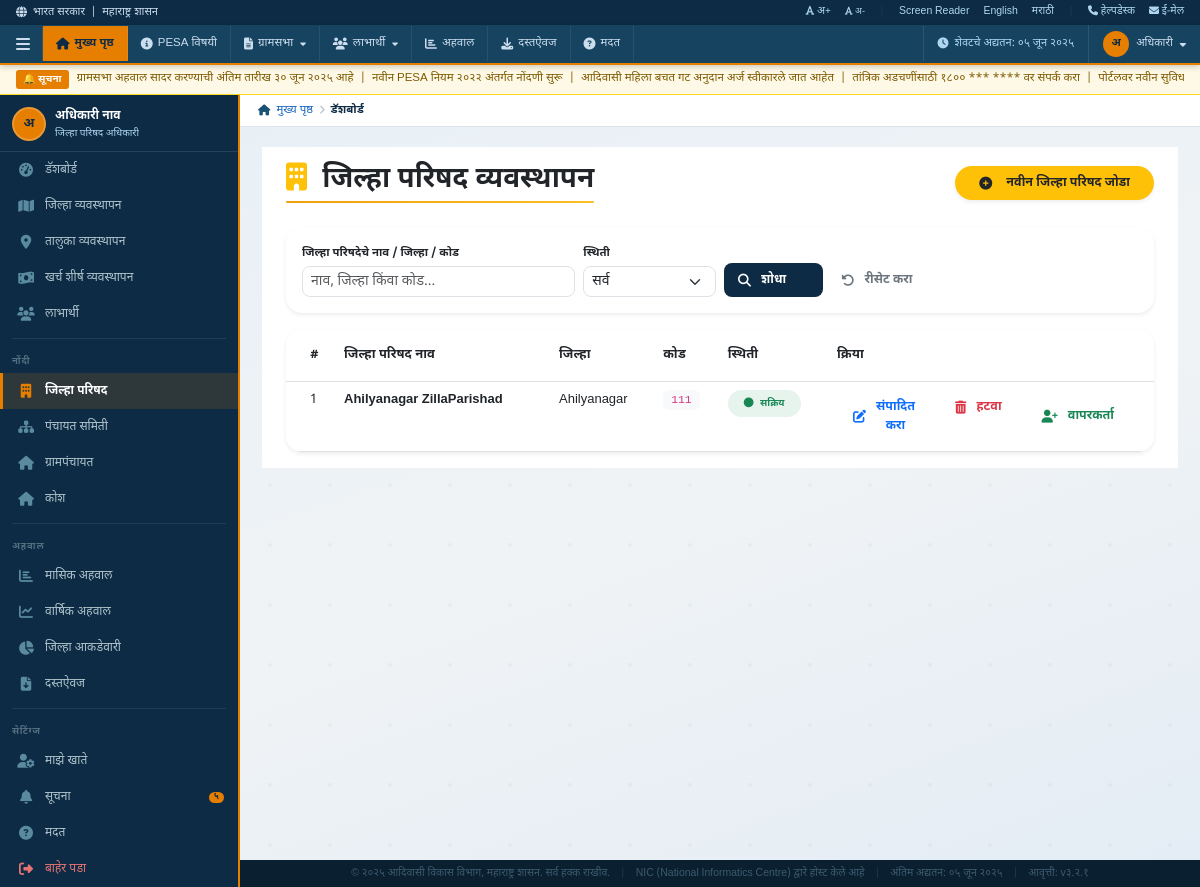
The app's page /ZillaParishad/ZP-Manage-Zilla-Parishad/ (signed in) with its own data.
### ZillaParishad/models.py (models this page shows)
class Zilla_Parishad(models.Model):
    STATUS_CHOICES = (
        ('Active', 'Active'),
        ('Inactive', 'Inactive'),
    )
    zillaParishad_name = models.CharField(max_length=255,null=True,blank=True)
    district = models.ForeignKey(District,on_delete=models.SET_NULL,null=True,blank=True,related_name='zilla_parishads')
    zillaParishad_code = models.CharField(max_length=50,unique=True,null=True,blank=True)
    status = models.CharField(max_length=20,choices=STATUS_CHOICES,default='Active',null=True,blank=True)
    created_at = models.DateTimeField(auto_now_add=True,null=True,blank=True)
    updated_at = models.DateTimeField(auto_now=True,null=True,blank=True)

### Main/models.py (models this page shows, shortened)
class District(models.Model):
    name = models.CharField(max_length=255, null=True, blank=True)
    created_at = models.DateTimeField(auto_now_add=True, null=True, blank=True)
    updated_at = models.DateTimeField(auto_now=True, null=True, blank=True)

### ZillaParishad/views.py (the view, shortened to what this page needs)
# urls.py: path('ZP-Manage-Zilla-Parishad/',views.ZP_Manage_Zilla_Parishad,name='ZP-Manage-Zilla-Parishad'),
def ZP_Manage_Zilla_Parishad(request):
    if not request.session.get('superuser_id'):
        return redirect('SuperUser-Login')
    try:
        user = Super_User.objects.get(
            id=request.session.get('superuser_id'),
            status='Active'
        )
    except Super_User.DoesNotExist:
        request.session.flush()
        return redirect('SuperUser-Login')
    search = request.GET.get(
        'search', ''
    ).strip()
    status = request.GET.get(
        'status', ''
    ).strip()
    all_zilla_parishad = Zilla_Parishad.objects.select_related(
        'district'
    ).all().order_by('-id')
    if search:
        all_zilla_parishad = all_zilla_parishad.filter(
            Q(zillaParishad_name__icontains=search) |
            Q(district__name__icontains=search) |
            Q(zillaParishad_code__icontains=search)
        )
    if status:
        all_zilla_parishad = all_zilla_parishad.filter(
            status=status
        )
    all_districts = District.objects.all().order_by('name')
    context = {
        'user': user,
        'all_zilla_parishad': all_zilla_parishad,
        'all_districts': all_districts,
        'search': search or '',
        'status': status or '',
    }
    return render(
        request,
        'ZP-Manage-Zilla-Parishad.html',
        context
    )

### ZillaParishad/templates/ZP-Manage-Zilla-Parishad.html (shortened to what this page needs)
{% extends 'Superuser-base.html' %}
{% load static %}
{% block content %}
<div class="container-fluid px-4 py-3 bg-white">
  <div class="d-flex justify-content-between align-items-center flex-wrap gap-3 mb-4">
  <div class="d-inline-block">
      <h3 class="h3 mb-1 fw-bold text-dark">
          <i class="fas fa-building text-warning me-2"></i>
          जिल्हा परिषद व्यवस्थापन
      </h3>
      <div class="rounded-pill"
          style="height: 2px; width: 100%; background: linear-gradient(90deg, #f59e0b, #fbbf24);">
      </div>
  </div>
    <div class="d-flex flex-wrap gap-3 ms-auto">
        <button type="button"
                class="btn btn-warning text-dark d-flex align-items-center fw-semibold px-4 py-2 shadow-sm rounded-pill"
                data-bs-toggle="modal"
                data-bs-target="#addModal">
            <i class="fas fa-plus-circle me-2"></i>
            <span>नवीन जिल्हा परिषद जोडा</span>
        </button>
    </div>
  </div>
  <div class="card shadow-sm border-0 rounded-4 mb-3">
    <div class="card-body p-3">
      <form method="GET" action="{% url 'ZP-Manage-Zilla-Parishad' %}">
        <div class="row g-2 align-items-end">
          <div class="col-md-4">
            <label class="form-label small fw-semibold mb-1">जिल्हा परिषदेचे नाव / जिल्हा / कोड</label>
            <input type="text" name="search" class="form-control form-control-sm rounded-3"
                   placeholder="नाव, जिल्हा किंवा कोड..." value="{{ search|default:'' }}">
          </div>
          <div class="col-md-2">
            <label class="form-label small fw-semibold mb-1">स्थिती</label>
            <select name="status" class="form-select form-select-sm rounded-3">
              <option value="" {% if status == '' %}selected{% endif %}>सर्व</option>
            </select>
          </div>
          <div class="col-md-3 d-flex gap-1">
            <button type="submit" class="btn btn-primary btn-sm rounded-3 w-100">
              <i class="fas fa-search me-1"></i> शोधा
            </button>
            <a href="{% url 'ZP-Manage-Zilla-Parishad' %}?reset=1" class="btn btn-outline-secondary btn-sm rounded-3 w-100">
              <i class="fas fa-undo-alt me-1"></i> रीसेट करा
            </a>
          </div>
        </div>
      </form>
    </div>
  </div>
  <div class="card border-0 shadow-sm rounded-4">
    <div class="card-body p-0 overflow-auto">
      <table class="table table-hover mb-0">
        <thead class="bg-light">
          <tr>
            <th class="ps-4 py-3" style="width: 50px;">#</th>
            <th class="py-3">जिल्हा परिषद नाव</th>
            <th class="py-3">जिल्हा</th>
            <th class="py-3">कोड</th>
            <th class="py-3">स्थिती</th>
            <th class="pe-4 py-3" style="width: 160px;">क्रिया</th>
          </tr>
        </thead>
        <tbody>
          {% if all_zilla_parishad %}
            {% for zp in all_zilla_parishad %}
            <tr>
              <td class="ps-4">{{ forloop.counter }}</td>
              <td class="fw-semibold">{{ zp.zillaParishad_name|default:"—" }}</td>
              <td>{{ zp.district.name|default:"—" }}</td>
              <td><code class="bg-light px-2 py-1 rounded">{{ zp.zillaParishad_code|default:"—" }}</code></td>
              <td>
                {% if zp.status == 'Active' %}
                  <span class="badge bg-success bg-opacity-10 text-success px-3 py-2 rounded-pill">
                    <i class="fas fa-circle fs-10 me-1"></i> सक्रिय
                  </span>
                {% else %}
                  <span class="badge bg-danger bg-opacity-10 text-danger px-3 py-2 rounded-pill">
                    <i class="fas fa-circle fs-10 me-1"></i> निष्क्रिय
                  </span>
                {% endif %}
              </td>
              <td class="pe-4">
                <div class="d-flex gap-2">
                  <button class="btn btn-sm btn-outline-primary rounded-pill px-3"
                          data-bs-toggle="modal" data-bs-target="#editModal{{ zp.id }}">
                    <i class="fas fa-edit me-1"></i> संपादित करा
                  </button>
                  <form method="POST" action="{% url 'ZP-Manage-Zilla-Parishad' %}"
                        style="display: inline;"
                        onsubmit="return confirm('⚠️ कृपया खात्री करा? ही जिल्हा परिषद कायमची हटविली जाईल!');">
                    <button type="submit" class="btn btn-sm btn-outline-danger rounded-pill px-3">
                      <i class="fas fa-trash-alt me-1"></i> हटवा
                    </button>
                  </form>
                  <a href="{% url 'ZP-Manage-Zilla-Parishad-User' %}?zilla_parishad={{ zp.id }}"
                     class="btn btn-sm btn-outline-success rounded-pill px-3">
                    <i class="fas fa-user-plus me-1"></i> वापरकर्ता
                  </a>
                </div>
              </td>
            </tr>
            {% endfor %}
          {% endif %}
        </tbody>
      </table>
    </div>
  </div>
</div>
{% endblock %}

### Navbar/templates/Superuser-base.html (style rules this page uses)
* { box-sizing:border-box;margin:0;padding:0; }
:root { --navy:#0d2b45; --navy2:#154360; --navy3:#1a5276; --gold:#e67e00; --gold2:#f39c12; --white:#fff; --gray1:#f0f3f5; --gray2:#dce3ea; --gray3:#b0bec5; --text:#1c2b38; --muted:#5a6a78; --danger:#c0392b; --green:#1e7e34; --link:#1565c0; --sidebar-width: 240px; }
body { font-family:'Noto Sans Devanagari',sans-serif; font-size:13px; background:var(--gray1); color:var(--text); min-height:100vh; display:flex; flex-direction:column; }
.card { background:#fff; border:1px solid var(--gray2); border-radius:8px; overflow:hidden; box-shadow:0 1px 6px rgba(13,43,69,.07); }
.card-body { padding:16px; }
.btn { display:inline-flex;align-items:center;gap:6px; padding:8px 14px;border-radius:4px; font-size:12.5px;font-weight:600;font-family:inherit; cursor:pointer;border:none;transition:all .15s;text-decoration:none; }
.btn-primary { background:var(--navy);color:#fff; }
.btn i { font-size:13px; }

### records on screen
Zilla_Parishad: zillaParishad_name "Ahilyanagar ZillaParishad", district.name "Ahilyanagar", zillaParishad_code "111", status "Active" (drawn)
